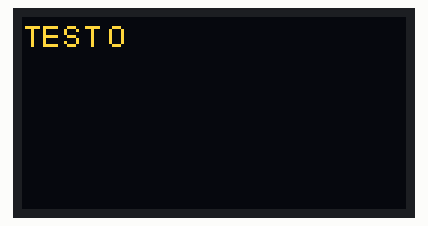
Bench run of a sketch on a simulated ESP8266 (NodeMCU). Parts: 128×64 one-colour display. The OLED is the two-colour kind (top 16 rows yellow).

Above: at 0.17 s.
At 5.04 s:
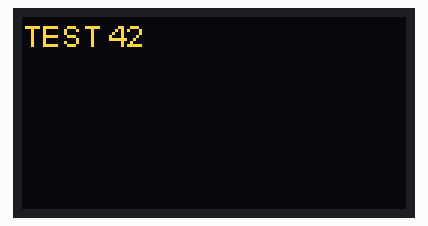
At 10.03 s:
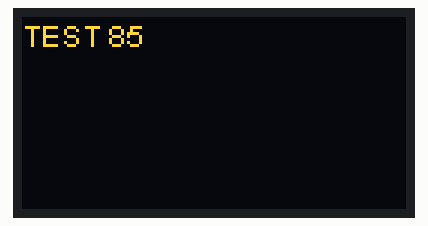
At 20.01 s:
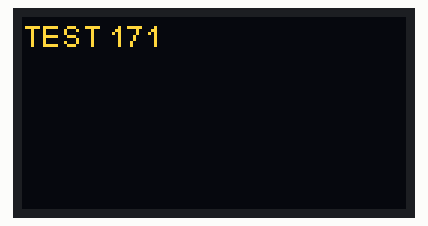
At 29.87 s:
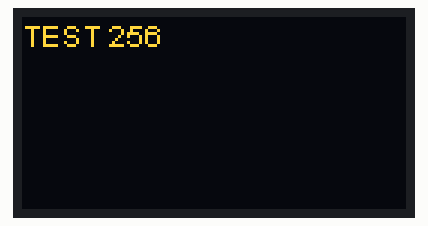
At 39.84 s:
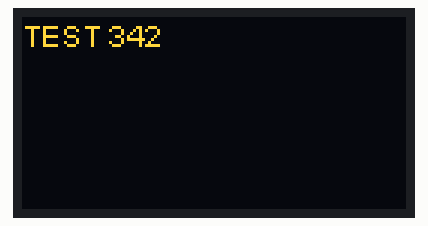

The sketch:

2OLED_Basic2.ino
```cpp
//Written by Matrix Naovaratpong on May 12th, 2020

//Libraries
#include "SSD1306Wire.h"

//Definition
#define i2cAddress    0x3c
#define SDA           5
#define SCL           4

//Variables
int i,j = 0;

//Configurations
SSD1306Wire matdis(i2cAddress, SDA, SCL);

void dp();

void setup()
{
  Serial.begin(115200);

  matdis.init();
  matdis.flipScreenVertically();
  matdis.setFont(ArialMT_Plain_10);

}

void loop()
{
  if(i==100)
  {
    dp();
    i=0;
    j++;
  }
  i++;
  delay(1);

}

void dp()
{
  matdis.clear();
  matdis.setTextAlignment(TEXT_ALIGN_LEFT);
  matdis.drawString(0, 0, "TEST " + String(j));
  matdis.display();
}
```
